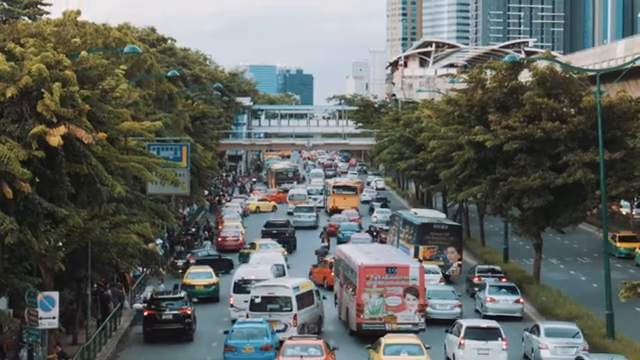
#> input picture frame 31 of sample/video2.mp4, 640 x 360 px, given in place of output.mp4, which was not available
$ python vis_videos_side_by_side.py
#> lines starting #> are read from the running program, lines starting #| are printed output that depends on the picture
import cv2

# Paths to the videos
video1_path = "./runs/output.mp4"
video2_path = "./runs/video4.avi"
output_path = "./runs/side_by_side_output.mp4"

# Open video files
cap1 = cv2.VideoCapture(video1_path)
cap2 = cv2.VideoCapture(video2_path)

if not cap1.isOpened() or not cap2.isOpened():
    print("Error: Could not open one or both video files.")
    exit()

# Get properties from the first video
frame_width = 640 * 2  # Combined width of two videos
frame_height = 360  # Height of the resized frames
fps = int(cap1.get(cv2.CAP_PROP_FPS))

# Initialize VideoWriter
fourcc = cv2.VideoWriter_fourcc(*'mp4v')  # Codec for MP4
out = cv2.VideoWriter(output_path, fourcc, fps, (frame_width, frame_height))

while True:
    # Read frames from both videos
    ret1, frame1 = cap1.read()
#> frame1 is the input picture: shape (360, 640, 3); mean B, G, R 96.3, 100.9, 96.8
    ret2, frame2 = cap2.read()

    # Break the loop if any video ends
    if not ret1 or not ret2:
        break

    # Resize frames to the same size (optional, for alignment)
    frame1 = cv2.resize(frame1, (640, 360))
    frame2 = cv2.resize(frame2, (640, 360))

    # Concatenate frames horizontally
    combined_frame = cv2.hconcat([frame1, frame2])
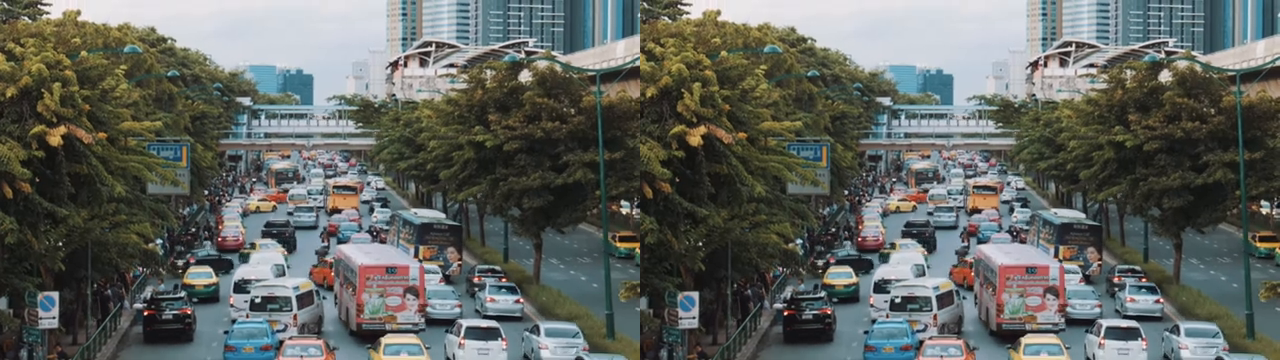
#> combined_frame: shape (360, 1280, 3); mean B, G, R 96.3, 100.9, 96.8

    # Write the combined frame to the output video
    out.write(combined_frame)

    # Display the combined frame
    cv2.imshow("Side by Side Videos", combined_frame)

    # Exit on pressing 'q'
    if cv2.waitKey(1) & 0xFF == ord('q'):
#> (key q is pressed here)
        break

# Release video captures and writer, and close windows
cap1.release()
cap2.release()
out.release()
cv2.destroyAllWindows()

$ run again, starting later in the video
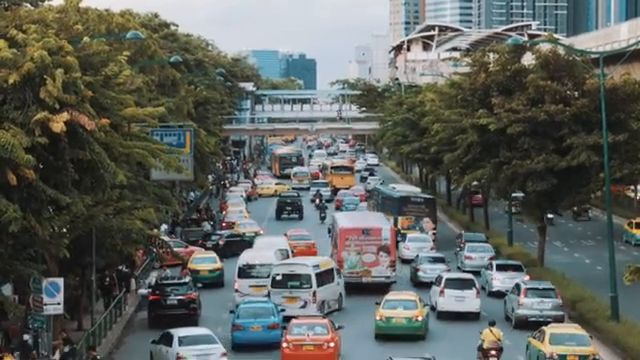
#> input picture frame 140 of sample/video2.mp4, 640 x 360 px, given in place of output.mp4, which was not available
#> frame1 is the input picture: shape (360, 640, 3); mean B, G, R 93.1, 98, 94.2
#> `combined_frame = cv2.hconcat([frame1, frame2])`:
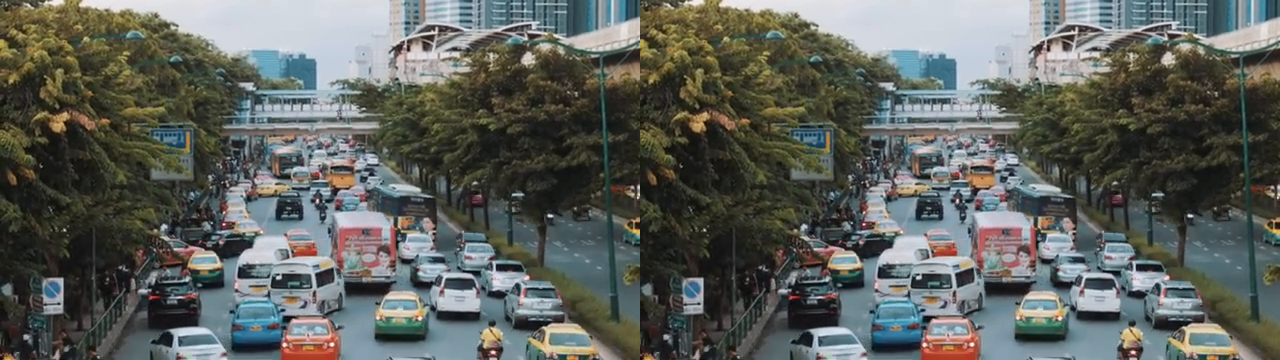
#> combined_frame: shape (360, 1280, 3); mean B, G, R 93.1, 98, 94.2

$ run again, starting later in the video
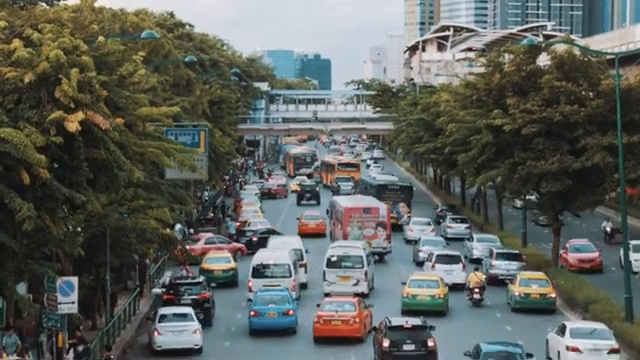
#> input picture frame 250 of sample/video2.mp4, 640 x 360 px, given in place of output.mp4, which was not available
#> frame1 is the input picture: shape (360, 640, 3); mean B, G, R 92.6, 97.3, 93.2
#> `combined_frame = cv2.hconcat([frame1, frame2])`:
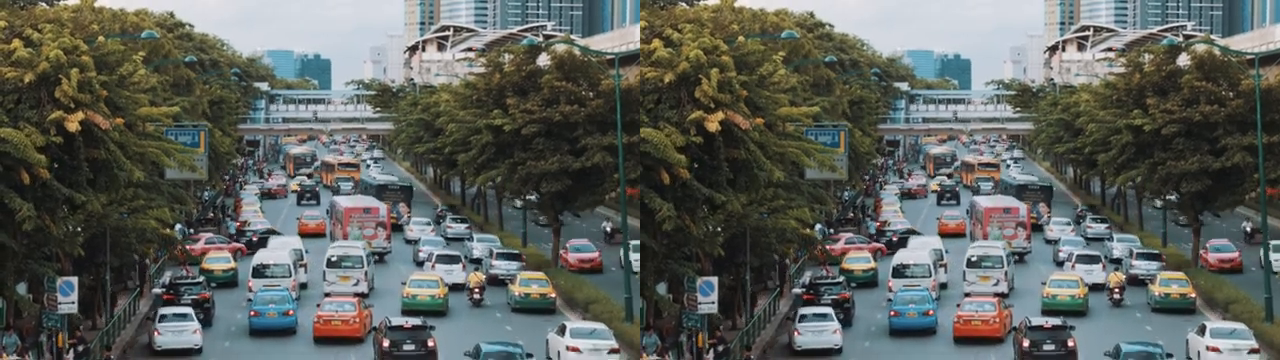
#> combined_frame: shape (360, 1280, 3); mean B, G, R 92.6, 97.3, 93.2
